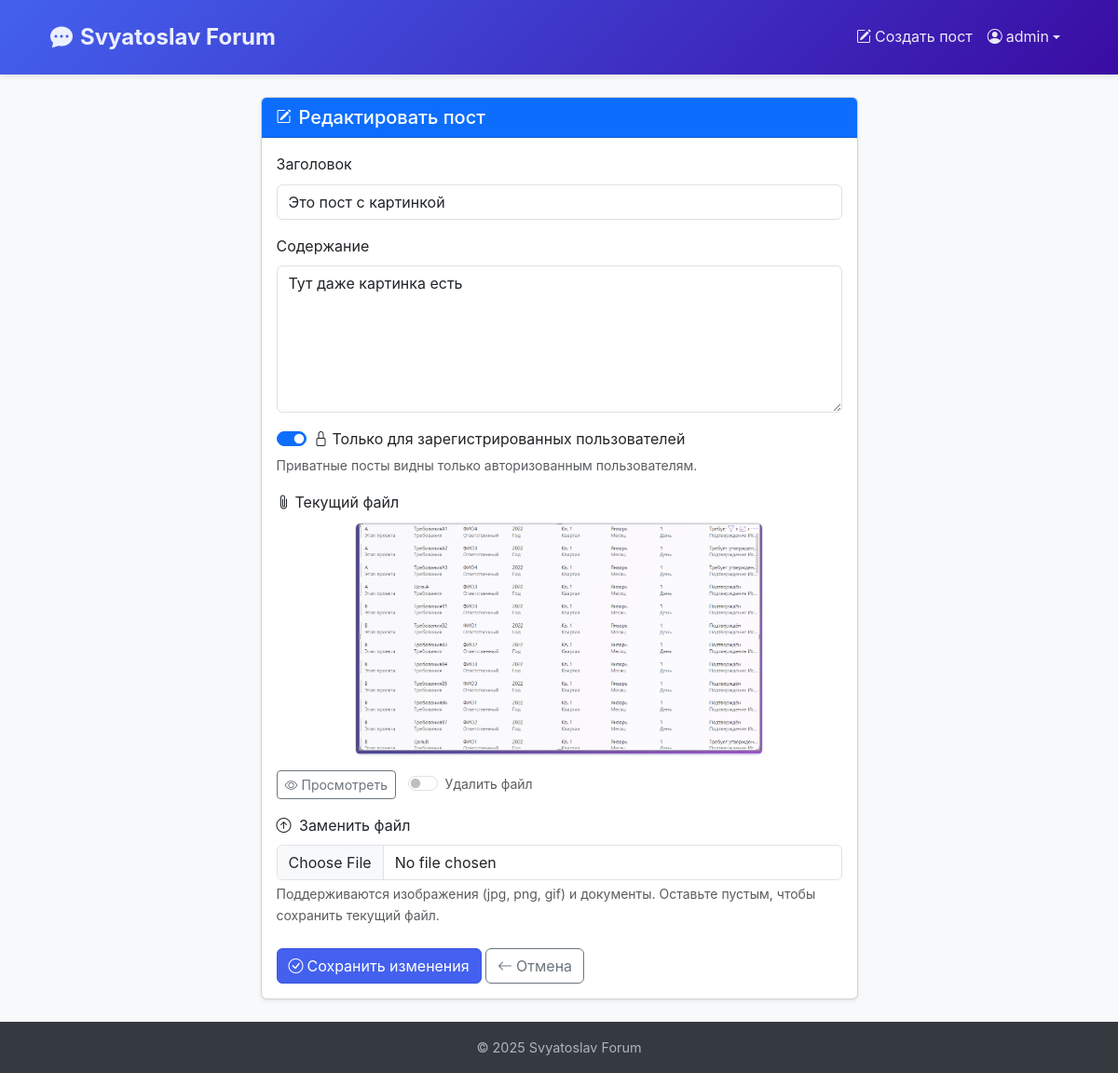
/edit/8/ (signed in), run on the app's committed database.
### forum/models.py (models this page shows, shortened)
class Post(models.Model):
    title = models.CharField(max_length=200)
    content = models.TextField()
    author = models.ForeignKey(
        User,
        on_delete=models.CASCADE,
        related_name='posts'
    )
    created_at = models.DateTimeField(auto_now_add=True)
    updated_at = models.DateTimeField(auto_now=True)
    is_private = models.BooleanField(default=False)
    file = models.FileField(
        upload_to='posts/',
        blank=True,
        null=True
    )

### forum/views.py (the view)
# urls.py: path('edit/<int:post_id>/', views.post_edit, name='post_edit'),
@login_required
def post_edit(request, post_id):
    post = get_object_or_404(Post, id=post_id)
    if post.author != request.user:
        return HttpResponseForbidden("Вы не можете редактировать это сообщение")
    if request.method == 'POST':
        post.title = request.POST.get('title')
        post.content = request.POST.get('content')
        post.is_private = request.POST.get('is_private') == 'on'
        post.save()
        return redirect('post_detail', post_id=post.id)
    return render(request, 'post_edit.html', {'post': post})

### forum/templates/post_edit.html (shortened to what this page needs)
{% extends 'base.html' %}
{% load static %}
{% block content %}
<div class="row justify-content-center">
    <div class="col-lg-7">
        <div class="card shadow-sm">
            <div class="card-header bg-primary text-white d-flex align-items-center">
                <i class="bi bi-pencil-square me-2"></i>
                <h2 class="h5 mb-0">Редактировать пост</h2>
            </div>
            <div class="card-body">
                <form method="post" enctype="multipart/form-data">
                    <div class="mb-3">
                        <label for="id_title" class="form-label">Заголовок</label>
                        <input
                            type="text"
                            name="title"
                            class="form-control"
                            id="id_title"
                            value="{{ post.title }}"
                            placeholder="Краткий и ёмкий заголовок"
                            required
                        >
                    </div>
                    <div class="mb-3">
                        <label for="id_content" class="form-label">Содержание</label>
                        <textarea
                            name="content"
                            class="form-control"
                            id="id_content"
                            rows="6"
                            placeholder="Расскажите подробнее..."
                            required
                        >{{ post.content }}</textarea>
                    </div>
                    <div class="mb-3">
                        <div class="form-check form-switch">
                            <input
                                class="form-check-input"
                                type="checkbox"
                                name="is_private"
                                id="id_is_private"
                                {% if post.is_private %}checked{% endif %}
                            >
                            <label class="form-check-label" for="id_is_private">
                                <i class="bi bi-lock me-1"></i>Только для зарегистрированных пользователей
                            </label>
                        </div>
                        <div class="form-text text-muted small">
                            Приватные посты видны только авторизованным пользователям.
                        </div>
                    </div>
                    {% if post.file %}
                    <div class="mb-3">
                        <label class="form-label">
                            <i class="bi bi-paperclip me-1"></i>Текущий файл
                        </label>
                        {% with post.file.name|lower as filename %}
                            {% if ".jpg" in filename or ".jpeg" in filename or ".png" in filename or ".gif" in filename %}
                                <div class="mb-2 text-center">
                                    <img src="{{ post.file.url }}"
                                         class="img-fluid rounded border mb-2"
                                         alt="Текущее изображение"
                                         style="max-height: 250px; object-fit: cover;">
                                </div>
                            {% endif %}
                        {% endwith %}
                        <div>
                            <a href="{{ post.file.url }}" target="_blank" class="btn btn-sm btn-outline-secondary me-2">
                                <i class="bi bi-eye me-1"></i>Просмотреть
                            </a>
                            <div class="form-check form-switch d-inline-block">
                                <input
                                    class="form-check-input"
                                    type="checkbox"
                                    id="clear_file"
                                    name="clear_file"
                                >
                                <label class="form-check-label small text-muted" for="clear_file">
                                    Удалить файл
                                </label>
                            </div>
                        </div>
                    </div>
                    {% endif %}
                    <div class="mb-4">
                        <label for="id_file" class="form-label">
                            <i class="bi bi-arrow-up-circle me-1"></i>
                            {% if post.file %}Заменить файл{% else %}Прикрепить файл (необязательно){% endif %}
                        </label>
                        <input type="file" name="file" class="form-control" id="id_file">
                        <div class="form-text text-muted small">
                            Поддерживаются изображения (jpg, png, gif) и документы.
                            {% if post.file %}Оставьте пустым, чтобы сохранить текущий файл.{% endif %}
                        </div>
                    </div>
                    <div class="d-grid gap-2 d-md-block">
                        <button type="submit" class="btn btn-primary">
                            <i class="bi bi-check-circle me-1"></i>Сохранить изменения
                        </button>
                        <a href="{% url 'post_detail' post.id %}" class="btn btn-outline-secondary mt-2 mt-md-0">
                            <i class="bi bi-arrow-left me-1"></i>Отмена
                        </a>
                    </div>
                </form>
            </div>
        </div>
    </div>
</div>
{% endblock %}

### forum/templates/base.html (shortened to what this page needs)
{% load static %}
<!DOCTYPE html>
<html lang="ru">
    <head>
        <link
            href="https://cdn.jsdelivr.net/npm/bootstrap@5.3.3/dist/css/bootstrap.min.css"
            rel="stylesheet"
        />
        <link
            rel="stylesheet"
            href="https://cdn.jsdelivr.net/npm/bootstrap-icons@1.11.3/font/bootstrap-icons.min.css"
        />
        <link rel="stylesheet" href="{% static 'css/style.css' %}" />
    </head>
    <body class="d-flex flex-column min-vh-100">
        <header class="forum-header">
            <div class="container">
                <nav class="navbar navbar-expand-lg">
                    <div class="container-fluid">
                        <a
                            class="navbar-brand d-flex align-items-center"
                            href="{% url 'post_list' %}"
                        >
                            <i class="bi bi-chat-dots-fill me-2 navbar-text"></i>
                            <span class="navbar-text">Svyatoslav Forum</span>
                        </a>
                        <div
                            class="collapse navbar-collapse justify-content-end"
                            id="navbarNav"
                        >
                            <ul class="navbar-nav align-items-center">
                                {% if user.is_authenticated %}
                                <li class="nav-item">
                                    <a
                                        class="nav-link"
                                        href="{% url 'post_create' %}"
                                    >
                                        <i class="bi bi-pencil-square me-1"></i
                                        >Создать пост
                                    </a>
                                </li>
                                <li class="nav-item dropdown">
                                    <a
                                        class="nav-link dropdown-toggle d-flex align-items-center"
                                        href="#"
                                        id="userDropdown"
                                        role="button"
                                        data-bs-toggle="dropdown"
                                        aria-expanded="false"
                                    >
                                        <i class="bi bi-person-circle me-1"></i>
                                        {{ user.username }}
                                    </a>
                                </li>
                                {% endif %}
                            </ul>
                        </div>
                    </div>
                </nav>
            </div>
        </header>
        <main class="container flex-grow-1 py-4">{% block content %}{% endblock %}</main>
        <footer class="text-center">
            <div class="container">
                <p class="mb-0">&copy; 2025 Svyatoslav Forum</p>
            </div>
        </footer>
    </body>
</html>

### forum/static/css/style.css (style rules this page uses)
body { background-color: #f8f9fa; font-family: -apple-system, BlinkMacSystemFont, 'Segoe UI', Roboto, 'Helvetica Neue', Arial, sans-serif; line-height: 1.6; }
.forum-header { background: linear-gradient(135deg, #4361ee, #3a0ca3); color: white; box-shadow: 0 2px 6px rgba(0, 0, 0, 0.1); }
.forum-header .navbar-brand { font-size: 1.5rem; font-weight: bold; }
.forum-header .nav-link, .forum-header .navbar-text { color: rgba(255, 255, 255, 0.9) !important; }
.btn-primary { background-color: #4361ee; border-color: #3a56e0; }
main { padding: 2rem 0; }
footer { background-color: #343a40; color: #adb5bd; padding: 1rem 0; font-size: 0.9rem; }

### data on the page
Post: title "Это пост с картинкой", content "Тут даже картинка есть", is_private "☑", file (picture)

### other printed values
{{ user.username }} "admin"
